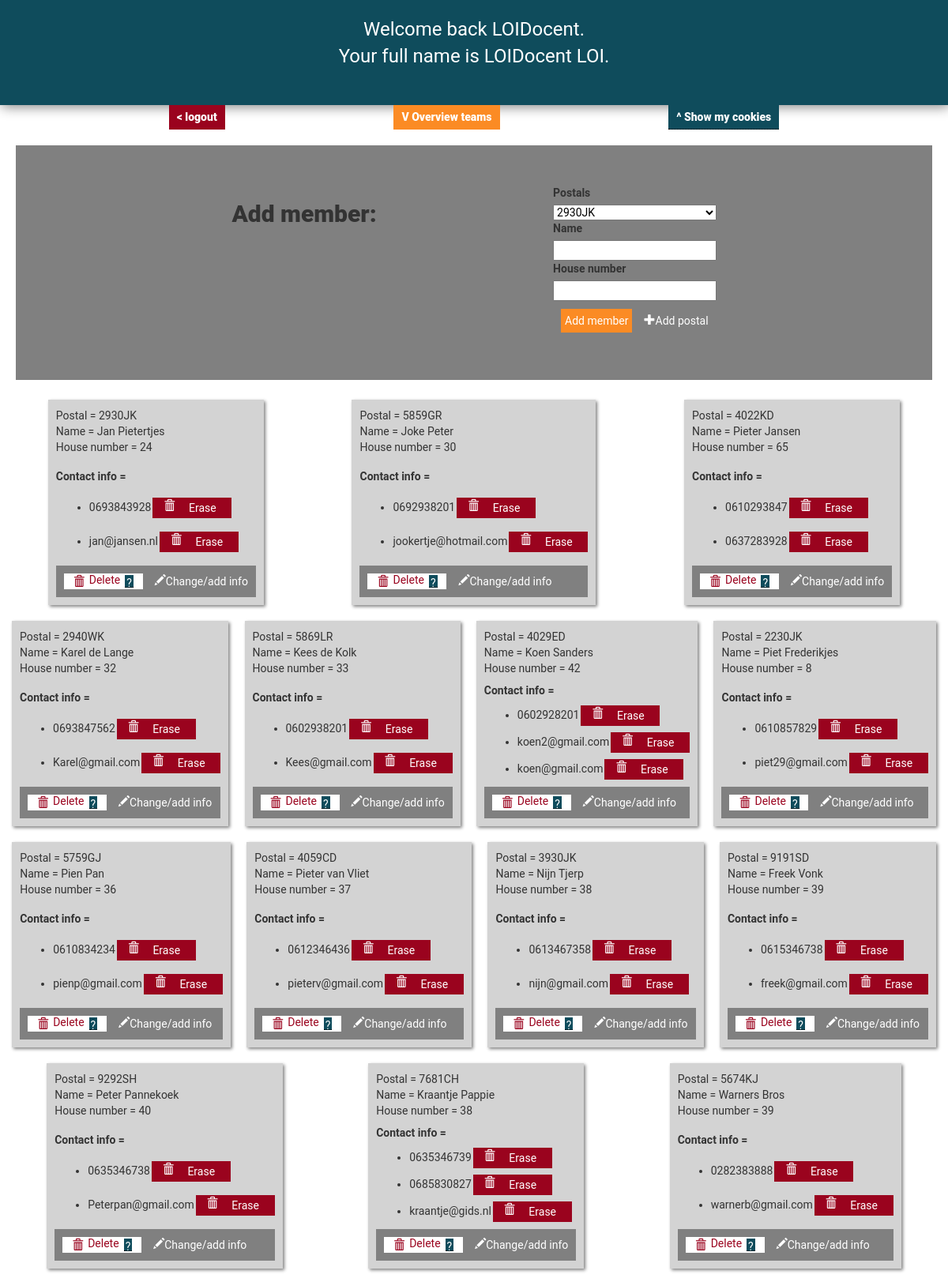
/members.php (signed in, upper part), run on the app's committed database.
### tables this page shows
CREATE TABLE `members` (
  `member_id` int(11) NOT NULL,
  `name` varchar(128) DEFAULT NULL,
  `postal` varchar(6) NOT NULL,
  `house_number` varchar(128) DEFAULT NULL
);

CREATE TABLE `phone_numbers` (
  `phone_number` varchar(12) NOT NULL,
  `member_id` int(11) NOT NULL
);

CREATE TABLE `email_adresses` (
  `email_adress` varchar(128) NOT NULL,
  `member_id` int(11) NOT NULL
);

### members.php (the view, shortened to what this page needs)
<!DOCTYPE html>
<html>
<head>
    <link rel="stylesheet" href="">
    <link rel="stylesheet" href="https://maxcdn.bootstrapcdn.com/bootstrap/3.3.7/css/bootstrap.min.css">
</head>
<body>
    <?php
    require_once 'db_creds.php';
    try {
        $pdo = new PDO($attr, $user, $pass, $opts);
    } catch (PDOException $e) {
        throw new PDOException($e->getMessage(), (int)$e->getCode());
    }
    $query  = "SELECT * FROM postals";
    $allPostals = $pdo->query($query);
    $query  = "SELECT * FROM members";
    $allMembers = $pdo->query($query);
    ?>
    <?php
        if (isset($_COOKIE['userForename']))
        {
            $forename = htmlspecialchars($_COOKIE['userForename']);
            $surname  = htmlspecialchars($_COOKIE['userSurname']);
            echo "<div class='welcome-message'><p>Welcome back $forename.<br>
                  Your full name is $forename $surname.</p><br></div>";
        }
        elseif (!isset($_SESSION['forename'])) {
            header("Location: authenticate.php");
            exit();
        }
    ?>
    <nav class="main-menu">
        <div class="menu menu-1">
            <a href="logout.php">< logout</a>
        </div>
        <div class="menu menu-2">
            <a href="teams.php">V Overview teams</a>
        </div>
        <div class="menu menu-3">
            ^ Show my cookies
        </div>
    </nav>
    <div class="add-block">
        <h2 style="font-weight: 900;">Add member: </h2>
        <form action="members.php" method="post">
            <label for="postal">Postals</label>
            <select type="text" name="postal">
                <?php
                foreach ($allPostals as $postal) : ?>
                    <option value="<?= ($postal['postal']) ?>">
                        <?= ($postal['postal']) ?>
                    </option>
                <?php endforeach;
                ?>
            </select>
            <label for="name">Name</label>
            <input type="text" name="name">
            <label for="house_number">House number</label>
            <input type="text" name="house_number">
            <div class="input-buttons" style="height: 50px;">
                <input class="add-member" type="submit" value="Add member">
                <div class="input-container">
                    <a href="create_postal.php" style="float: left;">
                        <i class="glyphicon glyphicon-plus" style="float: left;"></i>
                        <p>Add postal</p>
                    </a>
                </div>
            </div>
        </form>
    </div>
    <div class="member-overview">
    <?php
    foreach ($allMembers as $member) : ?>
        <div class="member-overview-info">
            Postal =  <?= $member['postal'] ?><br>
            Name =  <?= $member['name'] ?><br>
            House number  =  <?= $member['house_number'] ?><br>
            <b>Contact info =</b>
           <?php
            $query  = "SELECT * FROM phone_numbers WHERE member_id='" . $member['member_id'] . "'";
            $phone_numbers = $pdo->query($query);
            foreach ($phone_numbers as $row) {
                ?>
                <div class="number-erase">
                    <ul style="float: left;">
                        <li><?php  echo $row["phone_number"]; ?></li>
                    </ul>
                    <form action='members.php' method='post'>
                        <div class="delete-member">
                            <i class="glyphicon glyphicon-trash" style="float: left;"></i>
                            <input type='submit' value='Erase' style="border: none; background: transparent; float: left;">
                        </div>
                    </form>
                </div>
                <?php
            }
            ?>
            <?php
            $query  = "SELECT * FROM email_adresses WHERE member_id='" . $member['member_id'] . "'";
            $email_adresses = $pdo->query($query);
            foreach ($email_adresses as $row) {
                ?>
                <div class="number-erase">
                    <ul style="float: left;">
                        <li><?php  echo $row["email_adress"]; ?></li>
                    </ul>
                    <form action='members.php' method='post'>
                        <div class="delete-member">
                            <i class="glyphicon glyphicon-trash" style="float: left;"></i>
                            <input type='submit' value='Erase' style="border: none; background: transparent; float: left;">
                        </div>
                    </form>
                </div>
                <?php
            }
            ?>
            <form action='members.php' method='post' clsas="change-delete-member">
                <div class="input-buttons">
                    <div class="input-container">
                        <i class="glyphicon glyphicon-trash" style="float: left;"></i>
                        <input type='submit' value='Delete' style="margin: -5px 0px 0px 0px; border: none; background: transparent; float: left;">
                        <div class="menu-3" style="color: white; padding: 0 2px;">
                            ?
                        </div>
                    </div>
                    <div class="input-container">
                        <a type="button" href="update_member.php?member_id=<?= $member['member_id'] ?> &postal=<?= $member['postal'] ?> &name=<?= $member['name'] ?> &house_number=<?= $member['house_number'] ?>">
                            <i class="glyphicon glyphicon-pencil"></i>
                            <p>Change/add info</p>
                        </a>
                    </div>
                </div>
            </form>
        </div>
    <?php endforeach;
    ?>
    </div>
</body>
</html>

### db_creds.php (style rules this page uses)
body { font-family: 'Roboto'; }
ul { margin: 2px; }

### members.php (style rules this page uses)
:root { --purple: #5f0f40; --red: #9a031e; --yellow: #fb8b24; --orange: #e36414; --blue: #0f4c5c; --font: "Montserrat"; --title: "Roboto"; }
.welcome-message { width: 100%; text-align: center; background-color: var(--blue); color: white; font-size: 24px; padding-top: 20px; box-shadow: 2px 2px 15px grey; }
.delete-member { background: var(--red); padding: 2px; border: none; color: white; width: 100px; display: flex; flex-direction: row; justify-content: space-evenly; }
.number-erase { display: flex; }
.add-block { background: gray; padding: 50px; border: none; display: flex; flex-direction: row; justify-content: space-evenly; margin: 20px; }
.add-member { background: var(--yellow); padding: 5px; border: none; color: white; }
.member-overview { display: flex; flex-direction: row; justify-content: space-between; flex-wrap: wrap; gap: 20px; padding: 20px; justify-content: space-evenly; margin: 10px; padding: 5px; }
.member-overview-info { display: flex; flex-direction: column; justify-content: space-between; background-color: lightgray; padding: 10px; text-align: left; margin: auto; min-height: 260px; box-shadow: 2px 2px 4px gray; }
.input-container:first-child { background: white; padding: 2px; border: none; color: var(--red); width: 100px; display: flex; flex-direction: row; justify-content: center; height: 20px; }
.input-container:nth-child(2) { padding-top: 10px; border: none; margin-left: 15px; }
.input-container a { display: flex; text-decoration: none; color: white; }
.input-buttons { display: flex; align-items: center; padding: 0 10px !important; margin: 0; background-color: gray; }
option, select { color: black; }
form { display: flex; flex-direction: column; }
.main-menu { display: flex; flex-direction: row; justify-content: space-evenly; }
.menu { padding: 5px 10px; text-decoration: none; color: white; font-weight: 900; }
.menu a { color: white; }
.menu-1 { background-color: var(--red); }
.menu-2 { background-color: var(--yellow); }
.menu-3 { position: relative; display: inline-block; border-bottom: 1px dotted black; background-color: var(--blue); }

### data on the page
members: postal "2930JK", name "Jan Pietertjes", house_number "24"
phone_numbers: phone_number "0693843928"
email_adresses: email_adress "jan@jansen.nl"
members: postal "5859GR", name "Joke Peter", house_number "30"
phone_numbers: phone_number "0692938201"
email_adresses: email_adress "jookertje@hotmail.com"
members: postal "4022KD", name "Pieter Jansen", house_number "65"
phone_numbers: phone_number "0610293847"
phone_numbers: phone_number "0637283928"
members: postal "2940WK", name "Karel de Lange", house_number "32"
phone_numbers: phone_number "0693847562"
email_adresses: email_adress "Karel@gmail.com"
members: postal "5869LR", name "Kees de Kolk", house_number "33"
phone_numbers: phone_number "0602938201"
email_adresses: email_adress "Kees@gmail.com"
members: postal "4029ED", name "Koen Sanders", house_number "42"
phone_numbers: phone_number "0602928201"
email_adresses: email_adress "koen2@gmail.com"
email_adresses: email_adress "koen@gmail.com"
members: postal "2230JK", name "Piet Frederikjes", house_number "8"
phone_numbers: phone_number "0610857829"
email_adresses: email_adress "piet29@gmail.com"
members: postal "5759GJ", name "Pien Pan", house_number "36"
phone_numbers: phone_number "0610834234"
email_adresses: email_adress "pienp@gmail.com"
members: postal "4059CD", name "Pieter van Vliet", house_number "37"
phone_numbers: phone_number "0612346436"
email_adresses: email_adress "pieterv@gmail.com"
members: postal "3930JK", name "Nijn Tjerp", house_number "38"
phone_numbers: phone_number "0613467358"
email_adresses: email_adress "nijn@gmail.com"
members: postal "9191SD", name "Freek Vonk", house_number "39"
phone_numbers: phone_number "0615346738"
email_adresses: email_adress "freek@gmail.com"
members: postal "9292SH", name "Peter Pannekoek", house_number "40"
phone_numbers: phone_number "0635346738"
email_adresses: email_adress "Peterpan@gmail.com"
members: postal "7681CH", name "Kraantje Pappie", house_number "38"
phone_numbers: phone_number "0635346739"
phone_numbers: phone_number "0685830827"
email_adresses: email_adress "kraantje@gids.nl"
members: postal "5674KJ", name "Warners Bros", house_number "39"
phone_numbers: phone_number "0282383888"
email_adresses: email_adress "warnerb@gmail.com"

### other printed values
$forename "LOIDocent"
$surname "LOI"
form field postal "2930JK"
